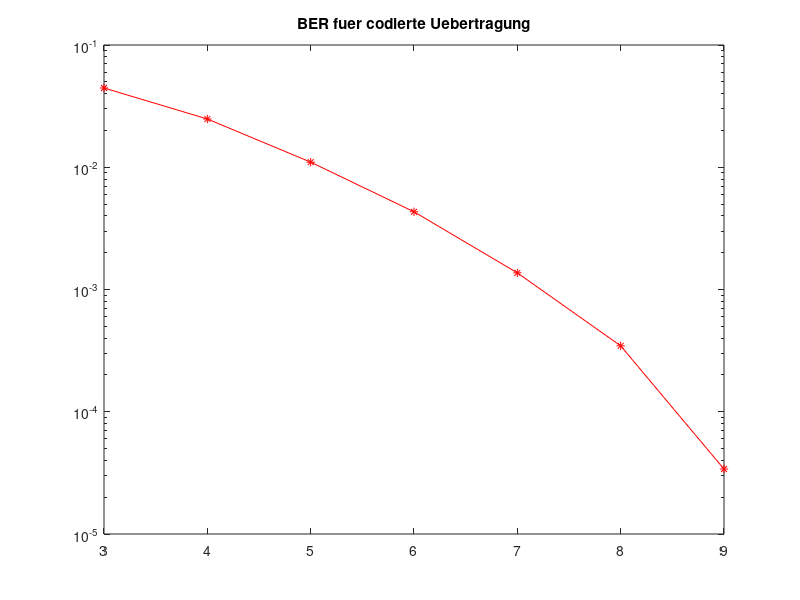

Write MATLAB code to recreate this figure.
%%%%%%%%%%%%%%%%%%%%%%%%%%%%%%%%%%%%%%%%%%%%%%%%%%%%%%%%%%%%%%%%%%%%%%%%%%%
%   Nachrichtentechnisches Praktikum - Aufgabe 8 - Kanalcodierung 
%                                                      
%   5. Zyklische Blockcodes
%   5.3 - Blockcodierung mit Generatormatrix                            
%                                                    
%%%%%%%%%%%%%%%%%%%%%%%%%%%%%%%%%%%%%%%%%%%%%%%%%%%%%%%%%%%%%%%%%%%%%%%%%%%

%clear all;
%close all;





%%%%%%%%%%%%%%%%%%%%%%%%%%%%%%%%%%%%%%%%%%%%%%%%%%%%%%%%%%%%%%%%%%%%%%%%%%%
% Simulationsparameter
%%%%%%%%%%%%%%%%%%%%%%%%%%%%%%%%%%%%%%%%%%%%%%%%%%%%%%%%%%%%%%%%%%%%%%%%%%%

%Abbruch der Simulation nach

% - Anzahl der simulierten Bits
Anzahl = 500000;      %Durch den Studenten anzupassen


%Signal-zu-Rausch-Verhaeltnis
SNR = [3:1:9]; %Durch den Studenten anzupassen

%Länge Infowort
k= 4;

%Länge Codewort
n= 7;

%Generatormatrix
% (7,4)-Code mit g(x) = 1 + x + x^3
G4 = [1 0 0 0 1 0 1; 0 1 0 0 1 1 1; 0 0 1 0 1 1 0; 0 0 0 1 0 1 1];

%%%%%%%%%%%%%%%%%%%%%%%%%%%%%%%%%%%%%%%%%%%%%%%%%%%%%%%%%%%%%%%%%%%%%%%%%%%
% Simulation
%%%%%%%%%%%%%%%%%%%%%%%%%%%%%%%%%%%%%%%%%%%%%%%%%%%%%%%%%%%%%%%%%%%%%%%%%%%

%Variablen initialisieren
i=0;

%Erzeuge Random Bits
sourceBitsInt = randi([0,1],ceil(Anzahl/k),k);

%Encoder
codedBits = encode(sourceBitsInt, n, k, 'linear', G4);

%NRZ-Codierung der Sendebitfolge
codedBitsNRZ = sign(codedBits - 0.5);


%Simulationsschleife
tic;
for j=1:length(SNR) 
    %Erzeuge Empfangsbits nach AWGN-Kanal
    noisedBitsCoded = awgn(codedBitsNRZ, SNR(j),'measured');
    
    %Entscheider im Empfaenger
    decidedCodedBits = (sign(noisedBitsCoded)+1)/2;
    
    %Decoder
    decodedBits = decode(decidedCodedBits,n,k,'linear',G4);
    
    %Vergleiche gestoerte (decodierte) Empfangsbits mit uncodierten Sendebits
    errorsCoded = abs(decodedBits - sourceBitsInt);

    %Anzahl der Einsen im Verktor errorsCoded entspricht Anzahl der
    %Uebertragungsfehler
    sumErrorsCoded = sum(sum(errorsCoded));

    %BER = (Anzahl fehlerhafte Bits)/(Anzahl gesendete Bits)
    BER_Coded(j) = sumErrorsCoded / Anzahl;
end
toc

%%%%%%%%%%%%%%%%%%%%%%%%%%%%%%%%%%%%%%%%%%%%%%%%%%%%%%%%%%%%%%%%%%%%%%%%%%%
% Ausgabe der BER-Kennlinien
%%%%%%%%%%%%%%%%%%%%%%%%%%%%%%%%%%%%%%%%%%%%%%%%%%%%%%%%%%%%%%%%%%%%%%%%%%%

%figure;
semilogy(SNR,BER_Coded(1,:),'r*-');
title('BER fuer codierte Uebertragung');
 
